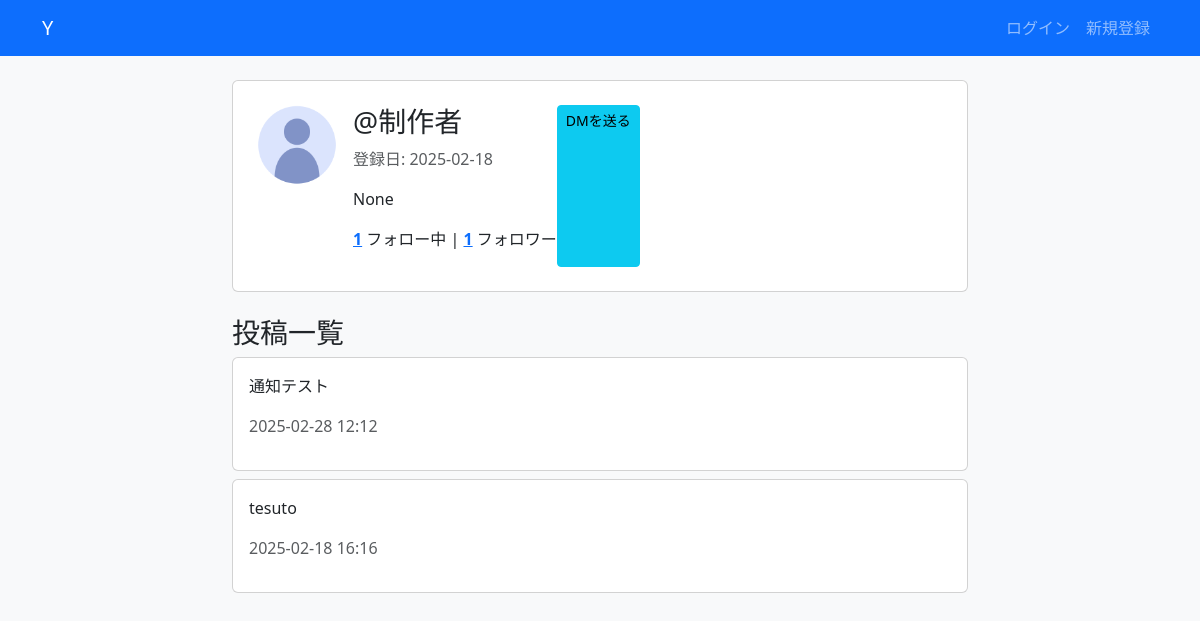
Page /profile/制作者/ on the committed database.
### Y/models.py (models this page shows, shortened)
class Profile(models.Model):
    user = models.OneToOneField(User, on_delete=models.CASCADE)
    bio = models.TextField(blank=True, null=True)  # 自己紹介
    profile_image = models.ImageField(upload_to='profile_pics/', blank=True, null=True)  # プロフィール画像
    created_at = models.DateTimeField(auto_now_add=True)

class Tweet(models.Model):
    user = models.ForeignKey(User, on_delete=models.CASCADE)
    content = models.CharField(max_length=280)
    image = models.ImageField(upload_to='tweets/', blank=True, null=True)
    created_at = models.DateTimeField(auto_now_add=True)
    original_tweet = models.ForeignKey('self', on_delete=models.CASCADE, null=True, blank=True, related_name='retweets')
    class Meta:
        unique_together = ('user', 'original_tweet')  # 同じユーザーが同じツイートをリツイートできない
    parent_tweet = models.ForeignKey('self', on_delete=models.CASCADE, null=True, blank=True, related_name='replies')

### Y/views.py (the view)
# urls.py: path('profile/<str:username>/', views.profile_view, name='profile'),
def profile_view(request, username):
    user = get_object_or_404(User, username=username)
    profile, created = Profile.objects.get_or_create(user=user)
    tweets = Tweet.objects.filter(user=user).order_by('-created_at')
    profile_user = get_object_or_404(User, username=username)
    following_count = Follow.objects.filter(follower=profile_user).count()
    follower_count = Follow.objects.filter(following=profile_user).count()
    is_following = Follow.objects.filter(follower=request.user, following=user).exists() if request.user.is_authenticated else False
    return render(request, 'Y/profile.html', {'profile': profile, 'tweets': tweets,'following_count': following_count,
        'follower_count': follower_count,  'is_following': is_following})

### Y/context_processors.py (called while the page is built)
def unread_notifications(request):
    if request.user.is_authenticated:
        return {'unread_notifications': Notification.objects.filter(receiver=request.user, is_read=False).count()}
    return {}

### Y/templates/Y/profile.html (shortened to what this page needs)
{% extends 'Y/base.html' %}
{% load static %}
{% block content %}
<div class="row">
    <div class="col-md-8 mx-auto">
        <div class="card p-4">
            <div class="d-flex">
                {% if profile.profile_image %}
                    <img src="{{ profile.profile_image.url }}" class="rounded-circle" width="80" height="80">
                {% else %}
                    <img src={% static "images/profile_icon.png" %} class="rounded-circle" width="80" height="80">
                {% endif %}
                <div class="ms-3">
                    <h3>@{{ profile.user.username }}</h3>
                    <p class="text-muted">登録日: {{ profile.user.date_joined|date:"Y-m-d" }}</p>
                    <p>{{ profile.bio }}</p>
                    <p>
                        <a href="{% url 'following_list' profile.user.username %}" class="fw-bold">{{ following_count }}</a> フォロー中
                        |
                        <a href="{% url 'followers_list' profile.user.username %}" class="fw-bold">{{ follower_count }}</a> フォロワー
                    </p>
                </div>
                {% if request.user != profile.user %}
                <a href="{% url 'send_dm' profile.user.username %}" class="btn btn-info btn-sm">DMを送る</a>
                {% endif %}
            </div>
        </div>
        <h3 class="mt-4">投稿一覧</h3>
        {% for tweet in tweets %}
            <div class="card mt-2">
                <div class="card-body">
                    <p>{{ tweet.content }}</p>
                    <p class="text-muted">{{ tweet.created_at|date:"Y-m-d H:i" }}</p>
                </div>
            </div>
        {% endfor %}
    </div>
</div>
{% endblock %}

### rows in the picture
Profile: user.username "制作者", user.date_joined "2025-02-18", bio "None"
Tweet: content "通知テスト", created_at "2025-02-28 12:12"
Tweet: content "tesuto", created_at "2025-02-18 16:16"

### other values in the picture
{{ following_count }} "1"
{{ follower_count }} "1"
